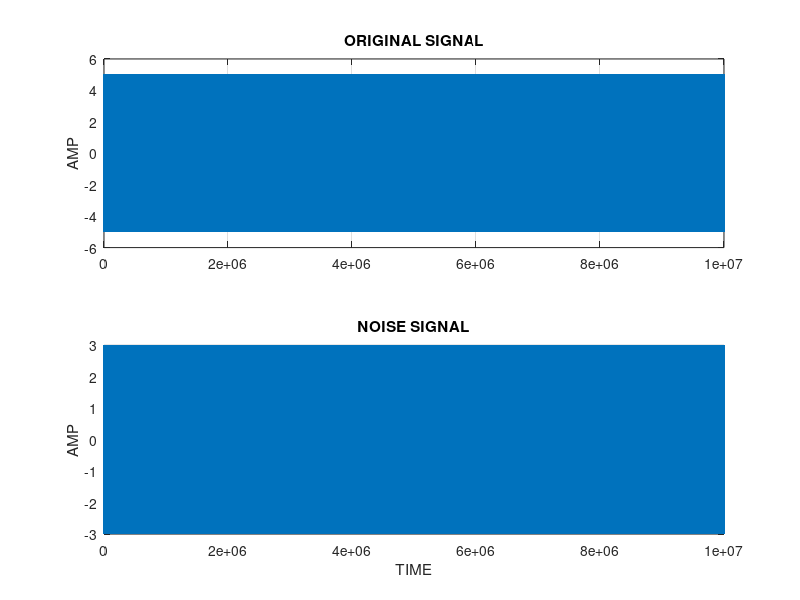

Write the MATLAB code that produced this figure. (Note: this script raises an error after producing the figure.)
%lms float simulation

close  all
Fs = 200000;  
w = 2*pi/Fs;    
% xs for the origin signal
t=0:9999999;
xs=5*sin(w*10000*t);
figure;
subplot(2,1,1);
plot(t,xs);grid;
ylabel('AMP');
title('ORIGINAL SIGNAL');

% xn for the noise signal
t=0:9999999;
xn=3*sin(w*10100*t);
subplot(2,1,2);
plot(t,xn);grid;
ylabel('AMP');
xlabel('TIME');
title('NOISE SIGNAL');

% generate the input signal
xn = xs+xn;
xn = xn.' ;   
dn = xs.' ;   
M  = 49 ;   % taps for filter

% rho_max = max(eig(xn*xn.'));  
% mu = (1/rho_max) ;    
mu=0.0001
itr = length(xn);
en = zeros(itr,1);             
W  = zeros(M,itr);             
% compute
for k = M:itr                  
    x = xn(k:-1:k-M+1);        % input of filter
    y = W(:,k-1).' * x;        % output of filter
    en(k) = dn(k) - y ;        % error for kth loop
    % renew w
    W(:,k) = W(:,k-1) + 2*mu*en(k)*x;
end
% final output signal
yn = inf * ones(size(xn)); 
for k = M:length(xn)
    x = xn(k:-1:k-M+1);
    yn(k) = W(:,end).'* x;
end

% draw input signal
figure;
subplot(2,1,1);
plot(t,xn);grid;
ylabel('AMP');
xlabel('TIME');
title('INPUT SIGNAL');

% draw output signal
subplot(2,1,2);
plot(t,yn);grid;
ylabel('AMP');
xlabel('TIMNE');
title('OUTPUT SIGNAL');

% draw error signal
figure 
plot(t,en);grid;
ylabel('AMP');
xlabel('TIME');
title('ERROR SIGNAL');

 